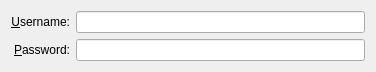
<?xml version="1.0" encoding="UTF-8"?>
<ui version="4.0">
 <class>EapMethodSimple</class>
 <widget class="QWidget" name="EapMethodSimple">
  <property name="geometry">
   <rect>
    <x>0</x>
    <y>0</y>
    <width>376</width>
    <height>70</height>
   </rect>
  </property>
  <layout class="QGridLayout" name="gridLayout">
   <item row="0" column="0">
    <widget class="QLabel" name="label_4">
     <property name="text">
      <string>&amp;Username:</string>
     </property>
     <property name="alignment">
      <set>Qt::AlignRight|Qt::AlignTrailing|Qt::AlignVCenter</set>
     </property>
     <property name="buddy">
      <cstring>leUserName</cstring>
     </property>
    </widget>
   </item>
   <item row="0" column="1">
    <widget class="KLineEdit" name="leUserName"/>
   </item>
   <item row="1" column="0">
    <widget class="QLabel" name="label_5">
     <property name="text">
      <string>&amp;Password:</string>
     </property>
     <property name="alignment">
      <set>Qt::AlignRight|Qt::AlignTrailing|Qt::AlignVCenter</set>
     </property>
     <property name="buddy">
      <cstring>lePassword</cstring>
     </property>
    </widget>
   </item>
   <item row="1" column="1">
    <widget class="KLineEdit" name="lePassword"/>
   </item>
  </layout>
 </widget>
 <customwidgets>
  <customwidget>
   <class>KLineEdit</class>
   <extends>QLineEdit</extends>
   <header>klineedit.h</header>
  </customwidget>
 </customwidgets>
 <resources/>
 <connections/>
</ui>
